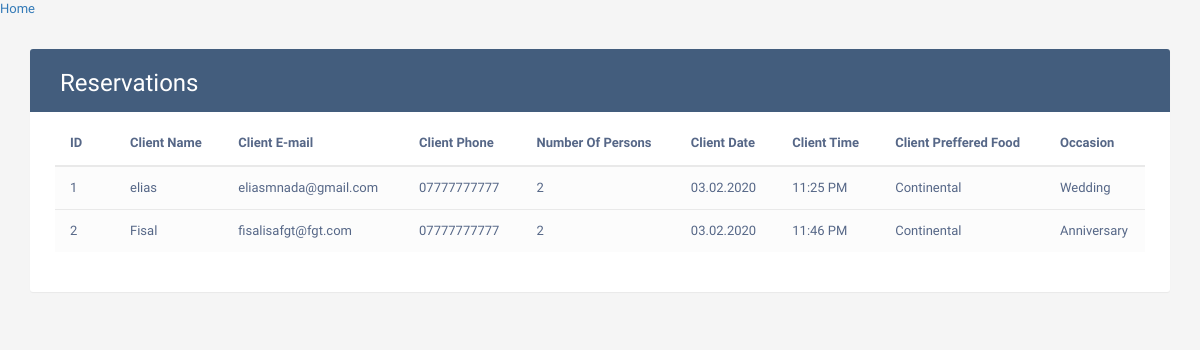
Page /reservations (signed in) on the committed database.
### tables this page shows
CREATE TABLE "reservations" (
	"reservation_id"	INTEGER NOT NULL PRIMARY KEY AUTOINCREMENT UNIQUE,
	"client_name"	TEXT NOT NULL,
	"client_email"	TEXT NOT NULL,
	"client_phone"	TEXT NOT NULL,
	"number_of_persons"	INTEGER DEFAULT 1,
	"client_date"	TEXT NOT NULL,
	"client_time"	TEXT NOT NULL,
	"client_preffered_food"	TEXT NOT NULL,
	"occasion"	TEXT NOT NULL
);

### foodie_back.py (the view)
@app.route("/reservations",methods=["POST","GET"])
def reservations():
    try:
        session['username']
    except:
        flash("login -_-")
        return redirect("signin")
    with sql.connect("foodie.db") as con:
        cur = con.cursor()
        cur.execute("select * from reservations")
        data= cur.fetchall()
        return render_template("reservations.html",data=data)

### templates/reservations.html (shortened to what this page needs)
<!DOCTYPE html>
<html lang="en">
  <head>
    <link
      href="https://maxcdn.bootstrapcdn.com/font-awesome/4.7.0/css/font-awesome.min.css"
      rel="stylesheet"
    />
    <link
      href="https://maxcdn.bootstrapcdn.com/bootstrap/3.3.7/css/bootstrap.min.css"
      rel="stylesheet"
    />
  </head>
  <body>
    <a href="/">Home</a>
    <div class="container">
      <div class="table-wrapper">
        <div class="table-title">
          <div class="row">
            <div class="col-sm-6">
              <h2>Reservations</h2>
            </div>
          </div>
        </div>
        <table class="table table-striped table-hover">
          <thead>
            <tr>
              <th>ID</th>
              <th>Client Name</th>
              <th>Client E-mail</th>
              <th>Client Phone</th>
              <th>Number Of Persons</th>
              <th>Client Date</th>
              <th>Client Time</th>
              <th>Client Preffered Food</th>
              <th>Occasion</th>
            </tr>
          </thead>
          <tbody>
              {% for i in data %}
              <tr>
                <td>{{i[0]}}</td>
                <td>{{i[1]}}</td>
                <td>{{i[2]}}</td>
                <td>{{i[3]}}</td>
                <td>{{i[4]}}</td>
                <td>{{i[5]}}</td>
                <td>{{i[6]}}</td>
                <td>{{i[7]}}</td>
                <td>{{i[8]}}</td>
                <tr>
              {% endfor %}
          </tbody>
        </table>
      </div>
    </div>
</html>

### templates/reservations.html (style rules this page uses)
body { color: #566787; background: #f5f5f5; font-family: "Varela Round", sans-serif; font-size: 13px; }
.table-wrapper { background: #fff; padding: 20px 25px; margin: 30px 0; border-radius: 3px; box-shadow: 0 1px 1px rgba(0, 0, 0, 0.05); }
.table-title { padding-bottom: 15px; background: #435d7d; color: #fff; padding: 16px 30px; margin: -20px -25px 10px; border-radius: 3px 3px 0 0; }
.table-title h2 { margin: 5px 0 0; font-size: 24px; }
table.table tr th, table.table tr td { border-color: #e9e9e9; padding: 12px 15px; vertical-align: middle; }
table.table tr th:first-child { width: 60px; }
table.table tr th:last-child { width: 100px; }
table.table-striped tbody tr:nth-of-type(odd) { background-color: #fcfcfc; }

### rows in the picture
reservations: reservation_id "1", client_name "elias", client_email "eliasmnada@gmail.com", client_phone "07777777777", number_of_persons "2", client_date "03.02.2020", client_time "11:25 PM", client_preffered_food "Continental", occasion "Wedding"
reservations: reservation_id "2", client_name "Fisal", client_email "fisalisafgt@fgt.com", client_phone "07777777777", number_of_persons "2", client_date "03.02.2020", client_time "11:46 PM", client_preffered_food "Continental", occasion "Anniversary"
